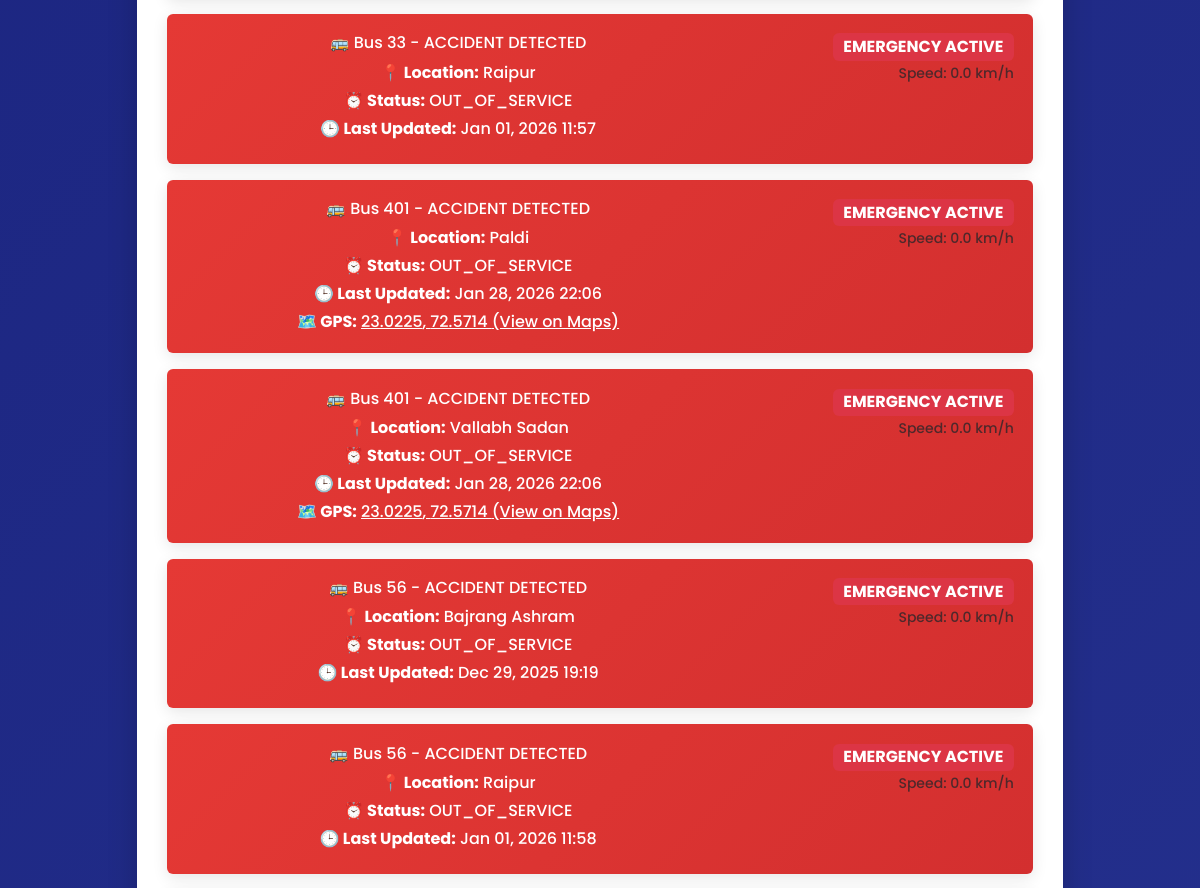
/emergency-dashboard/ (middle part), run on an earlier commit of the app's database.
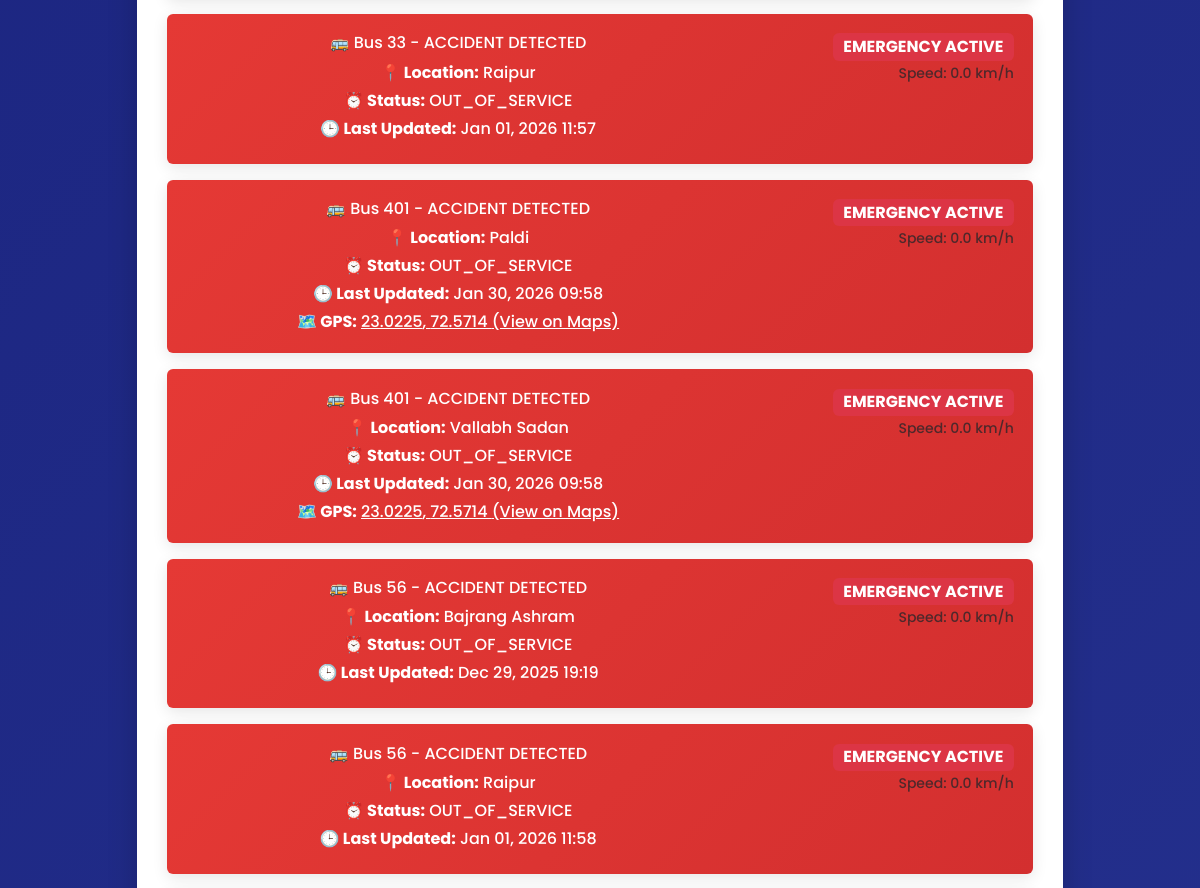
And on a later commit of the database.
### my_amts/models.py (models this page shows, shortened)
class ActiveBus(models.Model):
    bus = models.ForeignKey(
        Bus,
        on_delete=models.CASCADE,
        related_name='active_instances'
    )
    identifier = models.CharField(
        max_length=20,
        unique=True,
        help_text="Unique identifier for active bus (e.g., '45-1', '45-2')"
    )
    current_location = models.CharField(
        max_length=100,
        help_text="Current stop or location of the bus"
    )
    status = models.CharField(
        max_length=20,
        choices=[
            ('ON_TIME', 'On Time'),
            ('DELAYED', 'Delayed'),
            ('OUT_OF_SERVICE', 'Out of Service')
        ],
        default='ON_TIME'
    )
    last_updated = models.DateTimeField(auto_now=True)
    is_active = models.BooleanField(default=True)
    speed = models.FloatField(default=35.0, help_text="Current speed in km/h")
    is_manual_stop = models.BooleanField(default=False, help_text="True if driver manually stopped bus")
    is_accident = models.BooleanField(default=False, help_text="True if accident/breakdown detected")
    latitude = models.FloatField(null=True, blank=True, help_text="Current latitude position")
    longitude = models.FloatField(null=True, blank=True, help_text="Current longitude position")
    class Meta:
        verbose_name = "Active Bus"
        verbose_name_plural = "Active Buses"
        ordering = ['identifier']

class Bus(models.Model):
    bus_number = models.CharField(max_length=10, unique=True)
    stops = models.JSONField()
    class Meta:
        verbose_name_plural = "Buses"

### my_amts/views.py (the view)
# urls.py: path('emergency-dashboard/', views.emergency_dashboard, name='emergency_dashboard'),
def emergency_dashboard(request):
    from .models import ActiveBus
    active_emergencies = ActiveBus.objects.filter(
        is_accident=True,
        is_active=True
    ).select_related('bus')
    context = {
        'active_emergencies': active_emergencies,
        'emergency_count': active_emergencies.count()
    }
    return render(request, 'my_amts/emergency_dashboard.html', context)

### my_amts/templates/my_amts/emergency_dashboard.html (shortened to what this page needs)
{% extends 'my_amts/base.html' %}
{% load static %}
{% block content %}
<div class="emergency-dashboard">
    <div class="container">
        <div class="row justify-content-center">
            {% if active_emergencies %}
            <div class="col-md-10 mb-4">
                <div class="emergency-card">
                    {% for emergency in active_emergencies %}
                    <div class="alert alert-danger mb-3">
                        <div class="row">
                            <div class="col-md-8">
                                <h6 class="mb-2">🚌 Bus {{ emergency.bus.bus_number }} - ACCIDENT DETECTED</h6>
                                <p class="mb-1"><strong>📍 Location:</strong> {{ emergency.current_location }}</p>
                                <p class="mb-1"><strong>⏰ Status:</strong> {{ emergency.status }}</p>
                                <p class="mb-1"><strong>🕒 Last Updated:</strong> {{ emergency.last_updated|date:"M d, Y H:i" }}</p>
                                {% if emergency.latitude and emergency.longitude %}
                                <p class="mb-0">
                                    <strong>🗺️ GPS:</strong>
                                    <a href="https://www.google.com/maps?q={{ emergency.latitude }},{{ emergency.longitude }}" target="_blank" class="text-white">
                                        {{ emergency.latitude }}, {{ emergency.longitude }} (View on Maps)
                                    </a>
                                </p>
                                {% endif %}
                            </div>
                            <div class="col-md-4 text-end">
                                <span class="badge bg-danger fs-6">EMERGENCY ACTIVE</span>
                                <br><small class="text-muted">Speed: {{ emergency.speed }} km/h</small>
                            </div>
                        </div>
                    </div>
                    {% endfor %}
                </div>
            </div>
            {% endif %}
        </div>
    </div>
</div>
{% endblock %}

What changed in the data, as far as the page shows it:
changed ActiveBus "Paldi": last_updated "Jan 28, 2026 22:06" → "Jan 30, 2026 09:58"
changed ActiveBus "Vallabh Sadan": last_updated "Jan 28, 2026 22:06" → "Jan 30, 2026 09:58"
